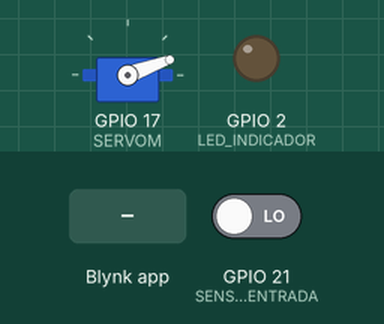
Recording of a sketch running on a simulated ESP32. On the bench: servo, output pins drawn as LEDs (lit = HIGH). The inputs (shaded band) are chosen by the test bench; at power-on: GPIO 21 (SENSOR_ENTRADA) LOW. WiFi joins after 1.5 s; servers stay silent unless stated.

Above: at 3.0 s.
3.1 s: Blynk app writes 1 to V6
At 4.0 s:
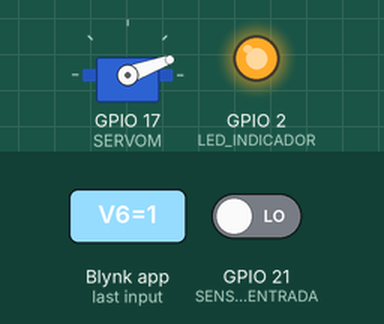
4.6 s: Blynk app writes 0 to V6
At 7.35 s:
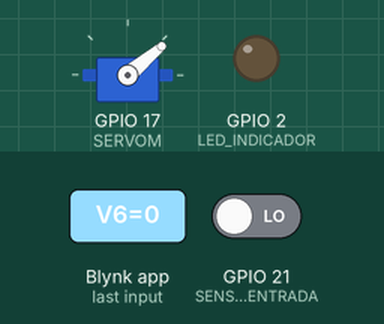
7.6 s: Blynk app writes 1 to V6
At 7.75 s:
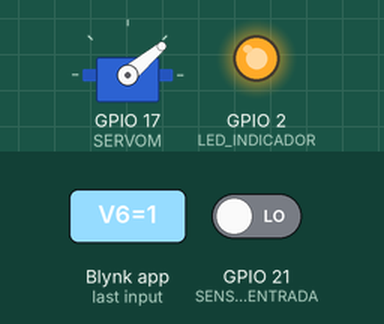
10.6 s: Blynk app writes 200 to V6
At 14.35 s:
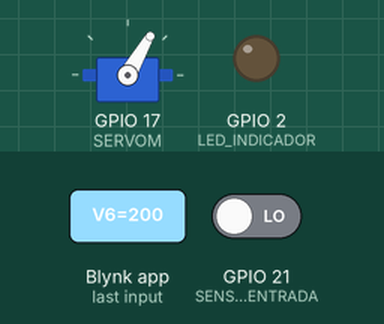
16.6 s: GPIO 21 (SENSOR_ENTRADA) driven HIGH
Timing chart, 0 to 20.0 s (numbered marks = the images above; inputs shaded):
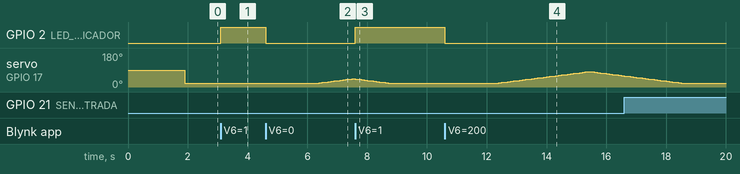

The sketch:

Prueba_de_bloqueo_4.ino
```cpp
//#define BLYNK_TEMPLATE_ID "TMPL2TlqCXvWe"
//#define BLYNK_TEMPLATE_NAME "Control de un servo"
//#define BLYNK_AUTH_TOKEN "KNJkf0ooNbMCwmVpnyaWAvzmBbBfCOMz"

#define BLYNK_TEMPLATE_ID "TMPL27qOzqAiv"
#define BLYNK_TEMPLATE_NAME "Estacionamiento-IoT"
#define BLYNK_AUTH_TOKEN "uIDV6IpETIRlHTezdR6IIqrZpoJSGW1X"

#include <WiFi.h>
#include <BlynkSimpleEsp32.h>
#include <ESP32Servo.h>

// ---------- OBJETOS ----------
BlynkTimer timer;
Servo SERVOM;

// ---------- CONSTANTES ----------
#define LED_INDICADOR 2
#define SENSOR_ENTRADA 21
#define MAX_CARROS 6

#define POS_CERRADO 20
#define POS_ABIERTO 110

#define TIEMPO_ABIERTA 3000 // 3 segundos
#define LECTURAS_FILTRO 30 // 30 lecturas * 100ms = 3 segundos

// ---------- VARIABLES ----------
char ssid[] = "EB_WiFiB";
char password[] = "FamEB2023?";

bool bloqueado = false;

// filtro sensor
int ultimo_estado = HIGH;
int contador = 0;

// servo
int posicion_actual = POS_CERRADO;
int posicion_objetivo = POS_CERRADO;

// barrera
bool barrera_abierta = false;
unsigned long tiempo_apertura = 0;

// carros
int carros = 0;

// ---------- FUNCIONES ----------

void mover_servo() {
  if (posicion_actual < posicion_objetivo) {
    posicion_actual += 2;
    if (posicion_actual > posicion_objetivo) posicion_actual = posicion_objetivo;
  }

  if (posicion_actual > posicion_objetivo) {
    posicion_actual -= 2;
    if (posicion_actual < posicion_objetivo) posicion_actual = posicion_objetivo;
  }

  SERVOM.write(posicion_actual);
}

void abrir_barrera() {
  posicion_objetivo = POS_ABIERTO;
  barrera_abierta = true;
  tiempo_apertura = millis();
}

void cierre_automatico() {
  if (barrera_abierta && (millis() - tiempo_apertura >= TIEMPO_ABIERTA)) {
    posicion_objetivo = POS_CERRADO;
    barrera_abierta = false;
  }
}

void control_estacionamiento() {

  if (bloqueado) {
    posicion_objetivo = POS_CERRADO;
    mover_servo();
    return;
  }

  int lectura = digitalRead(SENSOR_ENTRADA);

  // --------- FILTRO ----------
  if (lectura == ultimo_estado) {
    contador++;
  } else {
    contador = 0;
  }

  if (contador >= LECTURAS_FILTRO) {

    if (lectura == LOW && !barrera_abierta) {
      abrir_barrera();
      Blynk.virtualWrite(V7, "Carro detectado");

      if (carros < MAX_CARROS) {
        carros++;
      }

      if (carros >= MAX_CARROS) {
        bloqueado = true;
        digitalWrite(LED_INDICADOR, HIGH);
        Blynk.virtualWrite(V8, "Estacionamiento lleno");
      }
    }

    contador = 0; // reiniciamos después de accionar
  }

  ultimo_estado = lectura;

  // ---------- CIERRE ----------
  cierre_automatico();

  // ---------- ENVÍO A BLYNK ----------
  Blynk.virtualWrite(V9, carros);

  // ---------- MOVER SERVO ----------
  mover_servo();
}

// --------- BLOQUEO MANUAL ---------
BLYNK_WRITE(V6) {
  int estado = param.asInt(); // 1: bloquear, 0: desbloquear

  if (estado == 1) {
    bloqueado = true;
    posicion_objetivo = POS_CERRADO;
    digitalWrite(LED_INDICADOR, HIGH);
    Blynk.virtualWrite(V8, "Sistema BLOQUEADO (Manual)");
  }
  else {
    bloqueado = false;
    digitalWrite(LED_INDICADOR, LOW);
    Blynk.virtualWrite(V8, "Sistema DESBLOQUEADO (Manual)");
  }
}

// ---------- SETUP ----------
void setup() {
  Serial.begin(115200);

  SERVOM.attach(17);
  pinMode(LED_INDICADOR, OUTPUT);
  pinMode(SENSOR_ENTRADA, INPUT);

  Blynk.begin(BLYNK_AUTH_TOKEN, ssid, password);
  timer.setInterval(100L, control_estacionamiento);
}

// ---------- LOOP ----------
void loop() {
  Blynk.run();
  timer.run();
}
```

Measured:
- after the input at 3.1 s, GPIO 2 (LED_INDICADOR): LOW → HIGH at once
- after the input at 4.6 s, GPIO 2 (LED_INDICADOR): HIGH → LOW at once; servo on GPIO 17 (SERVOM): moves from 20° to 44° over 1.1 s, starting after 1.8 s
- after the input at 7.6 s, GPIO 2 (LED_INDICADOR): LOW → HIGH at once
- after the input at 10.6 s, GPIO 2 (LED_INDICADOR): HIGH → LOW at once; servo on GPIO 17 (SERVOM): rises from 20° to 82° in 3.0 s, then falls to 60° in 1.1 s
